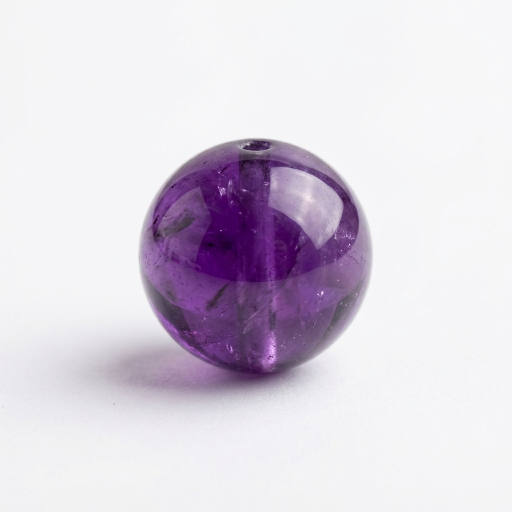
#> input picture mutou/mutou/crystal_amethyst.jpg, 1024 x 1024 px, found by its file name (shown at 1/2 size)
$ python defringe_crystals.py
#> lines starting #> are read from the running program, lines starting #| are printed output that depends on the picture
import os
import numpy as np
from PIL import Image, ImageDraw

DEST_DIR = r"c:\Users\myw\Desktop\newcode\zen\public\beads"
MUTOU_DIR = r"c:\Users\myw\Desktop\newcode\zen\mutou\mutou"

crystals = {
    "amethyst.png": ("crystal_amethyst.jpg", (95, 30, 130)), # Deep purple
    "citrine.png": ("crystal_citrine.jpg", (200, 140, 40)),   # Warm golden yellow
    "rose-quartz.png": ("crystal_rose.jpg", (210, 120, 140)), # Rose pink
    "rutilated-quartz.png": ("crystal_rutilated.jpg", (180, 140, 70)), # Golden rutilated
    "strawberry-quartz.png": ("crystal_strawberry.jpg", (190, 70, 90)), # Strawberry red
    "clear-quartz.png": ("crystal_clear.jpg", (140, 170, 190)), # Subtle ice blue-white
}

for dest_name, (src_name, tint_color) in crystals.items():
    src_fp = os.path.join(MUTOU_DIR, src_name)
    dest_fp = os.path.join(DEST_DIR, dest_name)
    if not os.path.exists(src_fp):
        continue

    im = Image.open(src_fp).convert("RGB")
#> im is the input picture: PIL image 1024x1024 RGB; mean R, G, B 219.4, 212.5, 223.6
    w, h = im.size
#> w = 1024; h = 1024
    cx, cy = w // 2, h // 2
#> cx = 512; cy = 512

    # Inset slightly to only capture the rich inner sphere without the bright background rim
    r = int(min(w, h) * 0.355)
#> r = 363

    cropped = im.crop((cx - r, cy - r, cx + r, cy + r))
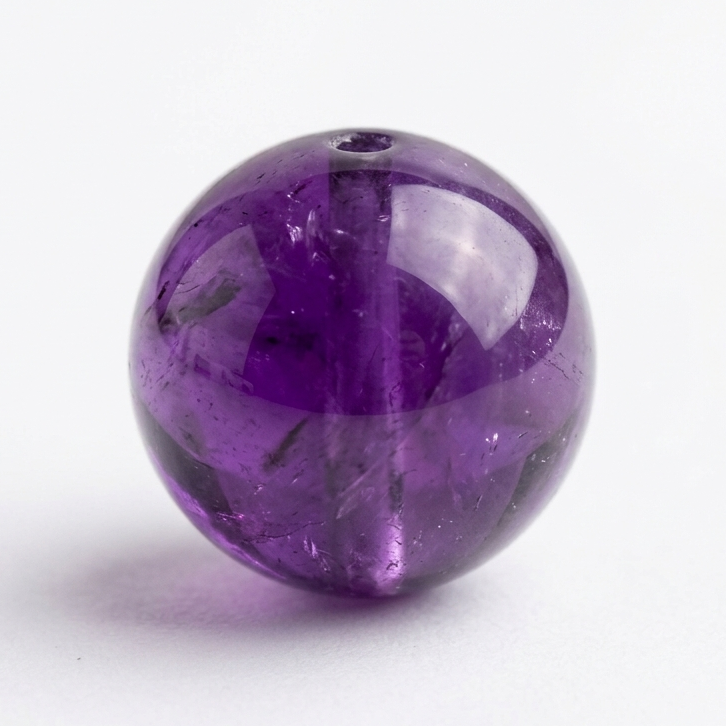
#> cropped: PIL image 726x726 RGB; mean R, G, B 195.2, 181.6, 201.9
    cw, ch = cropped.size
#> cw = 726; ch = 726

    # Create smooth 4x antialiased mask
    scale = 4
    mask = Image.new("L", (cw * scale, ch * scale), 0)
#> mask: PIL image 2904x2904 L; every value is 0
    draw = ImageDraw.Draw(mask)
    inset = 2.5 * scale
    draw.ellipse([inset, inset, cw * scale - inset, ch * scale - inset], fill=255)
    smooth_mask = mask.resize((cw, ch), Image.Resampling.LANCZOS)
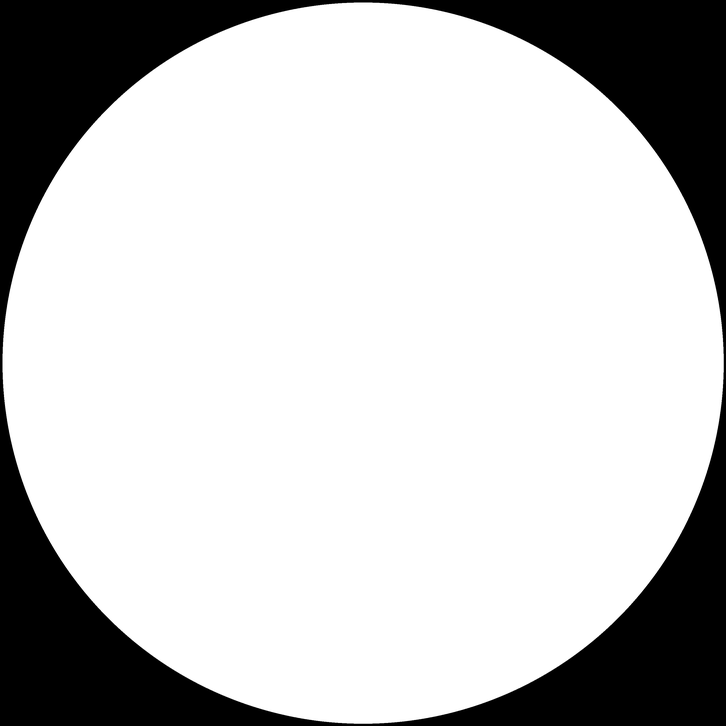
#> smooth_mask: PIL image 726x726 L; min 0, max 255, mean 197.7

    # Defringe: any pixels that are bright white background, replace with dark/tinted edge
    arr = np.array(cropped).astype(np.float32)
    brightness = arr.mean(axis=2)
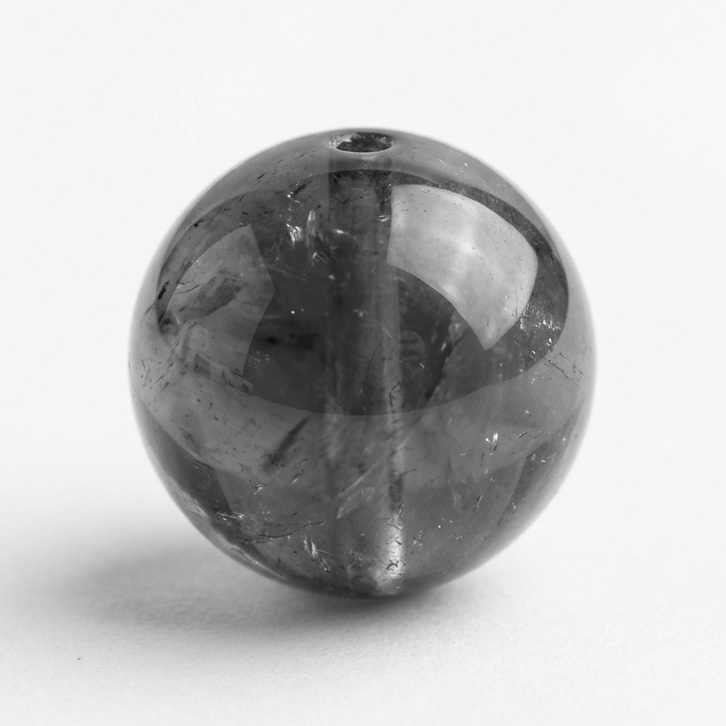
#> brightness: shape (726, 726) float32; min 12.67, max 251.7, mean 192.9

    # Where background was white (> 210), blend with crystal color
    white_mask = np.clip((brightness - 190) / 40.0, 0, 1.0)[:, :, np.newaxis]
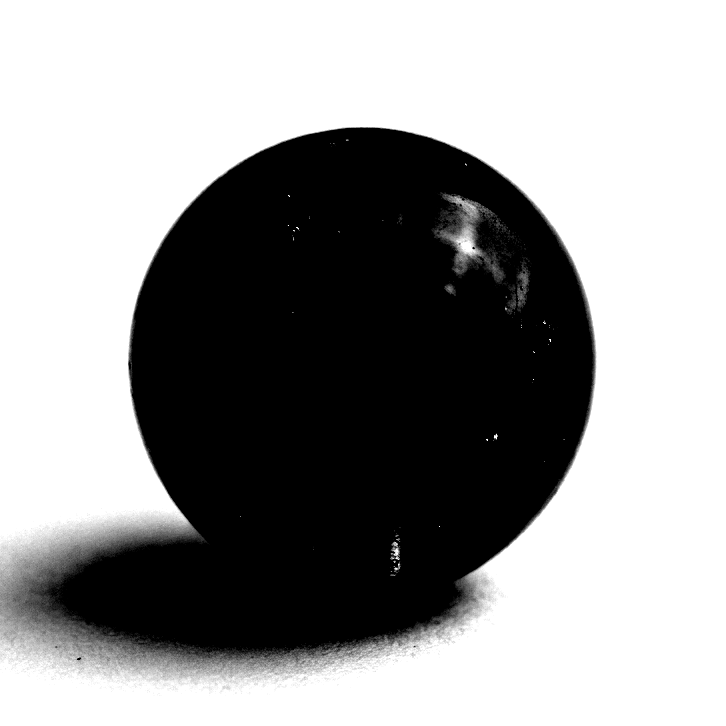
#> white_mask: shape (726, 726, 1) float32; min 0, max 1, mean 0.605
    for c in range(3):
        arr[:, :, c] = arr[:, :, c] * (1.0 - white_mask[:, :, 0]) + tint_color[c] * white_mask[:, :, 0]
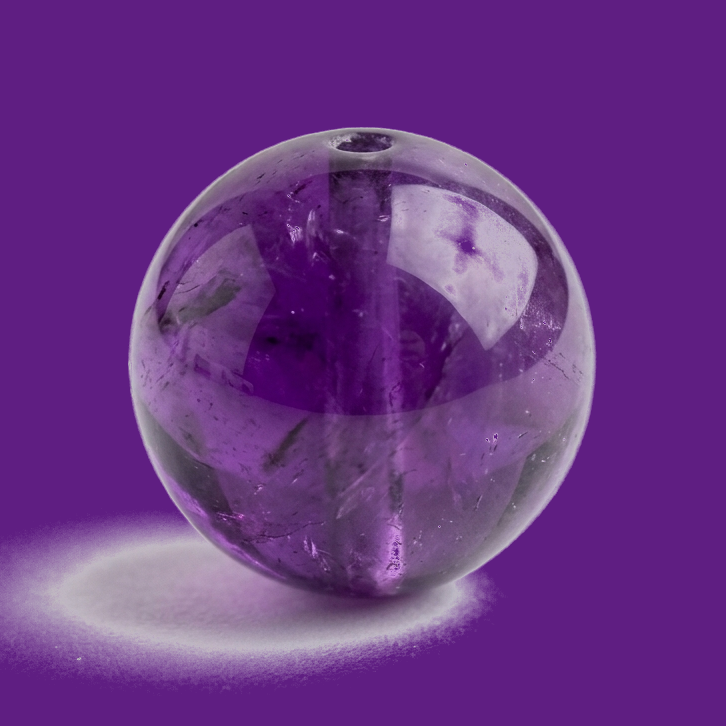
#> arr: shape (726, 726, 3) float32; mean R, G, B 106.5, 53.5, 132.2

    rgba = Image.fromarray(arr.astype(np.uint8)).convert("RGBA")
    rgba.putalpha(smooth_mask)
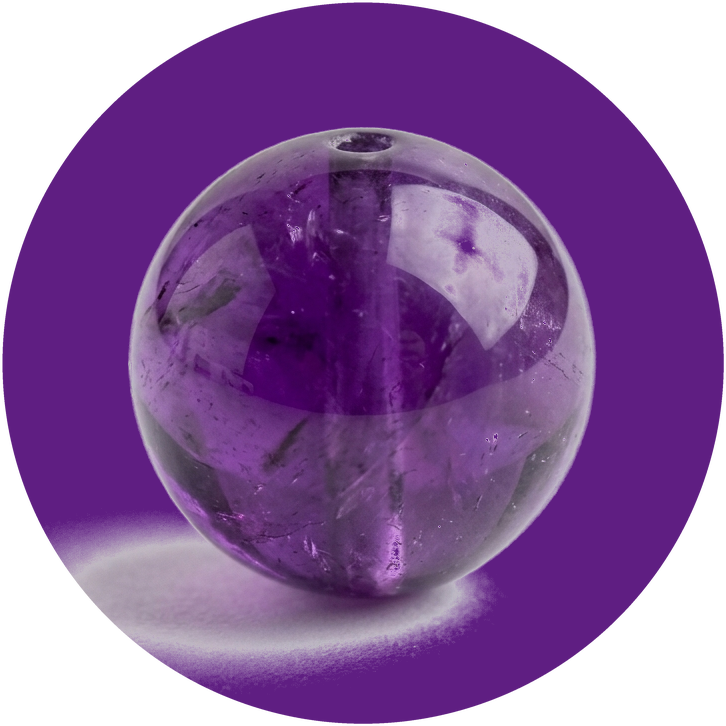
#> rgba: PIL image 726x726 RGBA; mean R, G, B, A 106.1, 53.4, 132.6, 197.7; transparent parts drawn white

    final = rgba.resize((256, 256), Image.Resampling.LANCZOS)
    final.save(dest_fp, "PNG")
    print(f"[Defringed Crystal] {dest_name}")
#> pass 2 of the loop `for dest_name, (src_name, tint_color) in crystals.items():`:
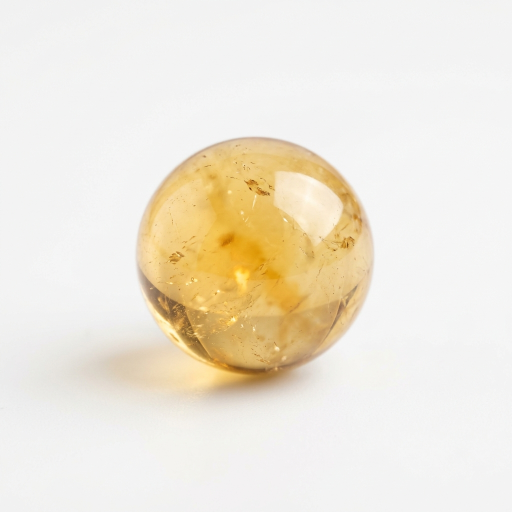
#> input picture mutou/mutou/crystal_citrine.jpg, 1024 x 1024 px, found by its file name (shown at 1/2 size)
#> im is the input picture: PIL image 1024x1024 RGB; mean R, G, B 239.4, 232.1, 218
#> after the loop `for c in range(3):`:
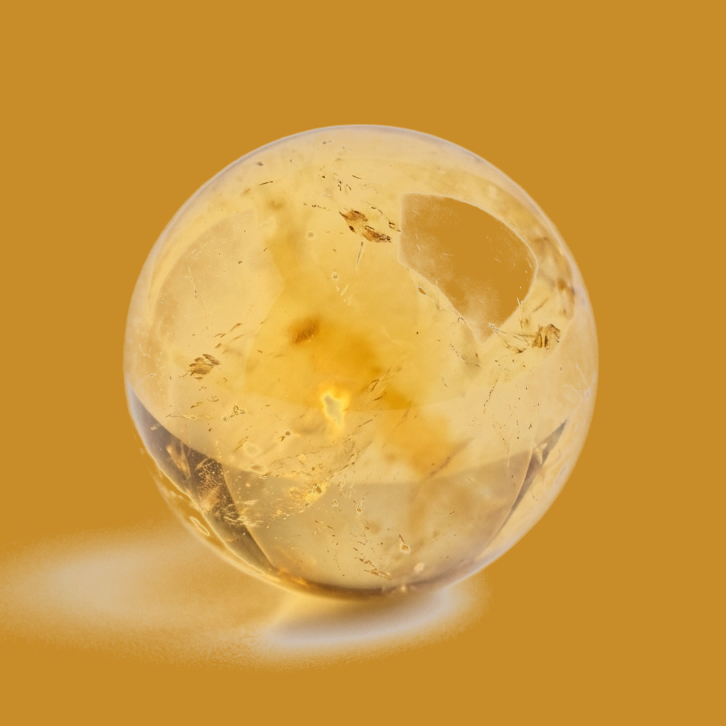
#> arr: shape (726, 726, 3) float32; mean R, G, B 208, 155.9, 64.4
#> `rgba.putalpha(smooth_mask)`:
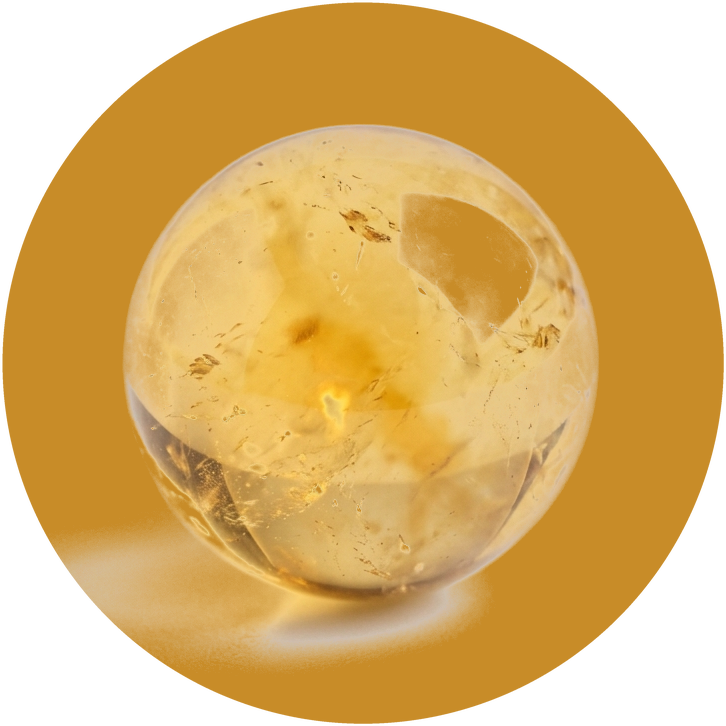
#> rgba: PIL image 726x726 RGBA; mean R, G, B, A 208, 155.3, 64.4, 197.7; transparent parts drawn white
#> pass 3 of the loop `for dest_name, (src_name, tint_color) in crystals.items():`:
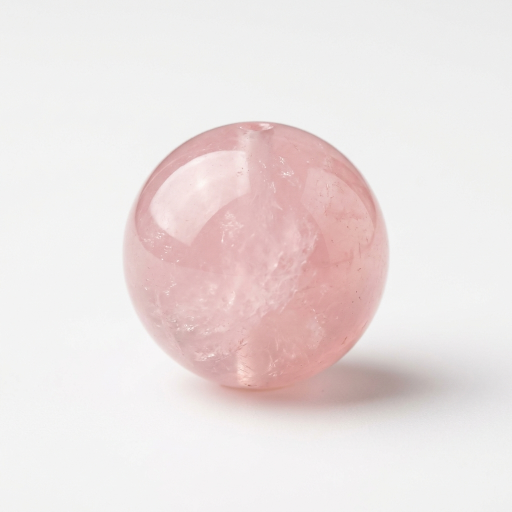
#> input picture mutou/mutou/crystal_rose.jpg, 1024 x 1024 px, found by its file name (shown at 1/2 size)
#> im is the input picture: PIL image 1024x1024 RGB; mean R, G, B 235.6, 225.8, 225.3
#> after the loop `for c in range(3):`:
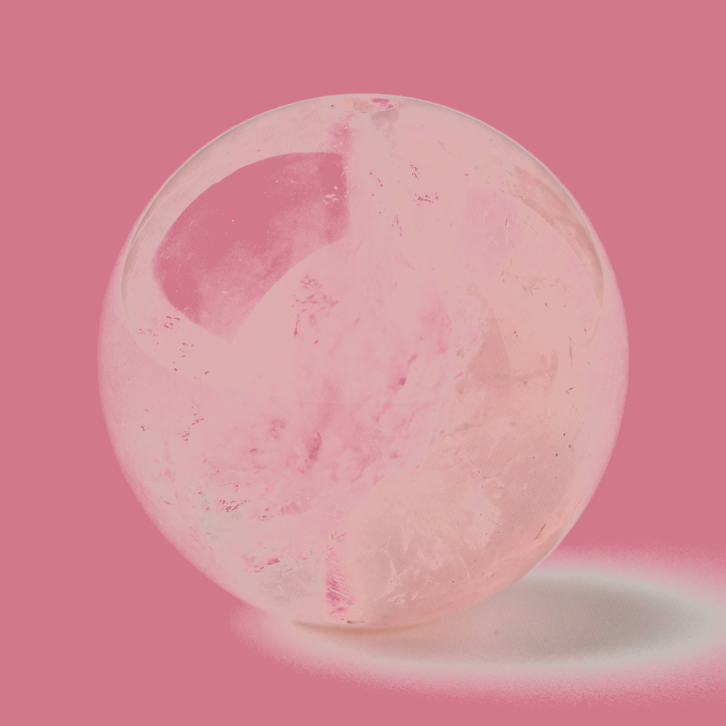
#> arr: shape (726, 726, 3) float32; mean R, G, B 212.8, 142.7, 154.6
#> `rgba.putalpha(smooth_mask)`:
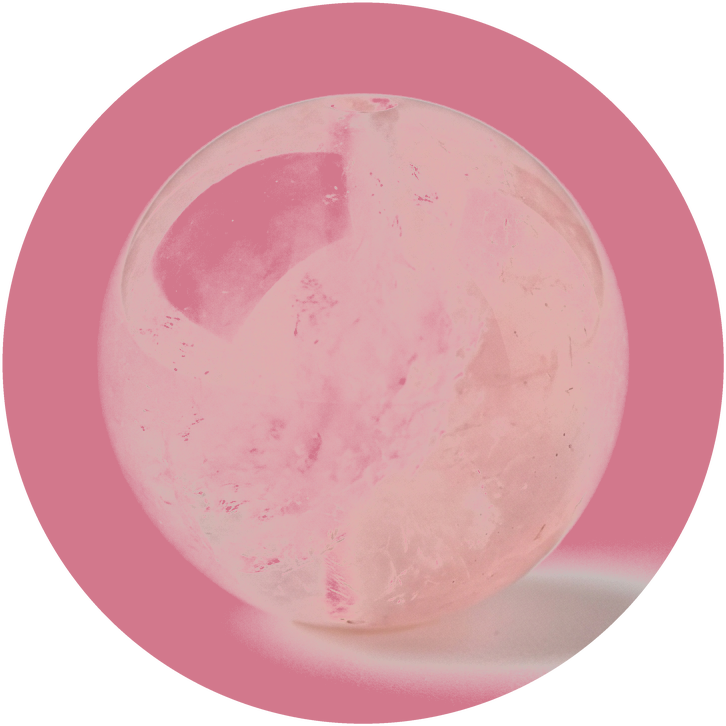
#> rgba: PIL image 726x726 RGBA; mean R, G, B, A 213.1, 142.5, 154.1, 197.7; transparent parts drawn white
#> the loop made 6 passes; the first 3 are shown

print("All crystals defringed with 0% white border!")
